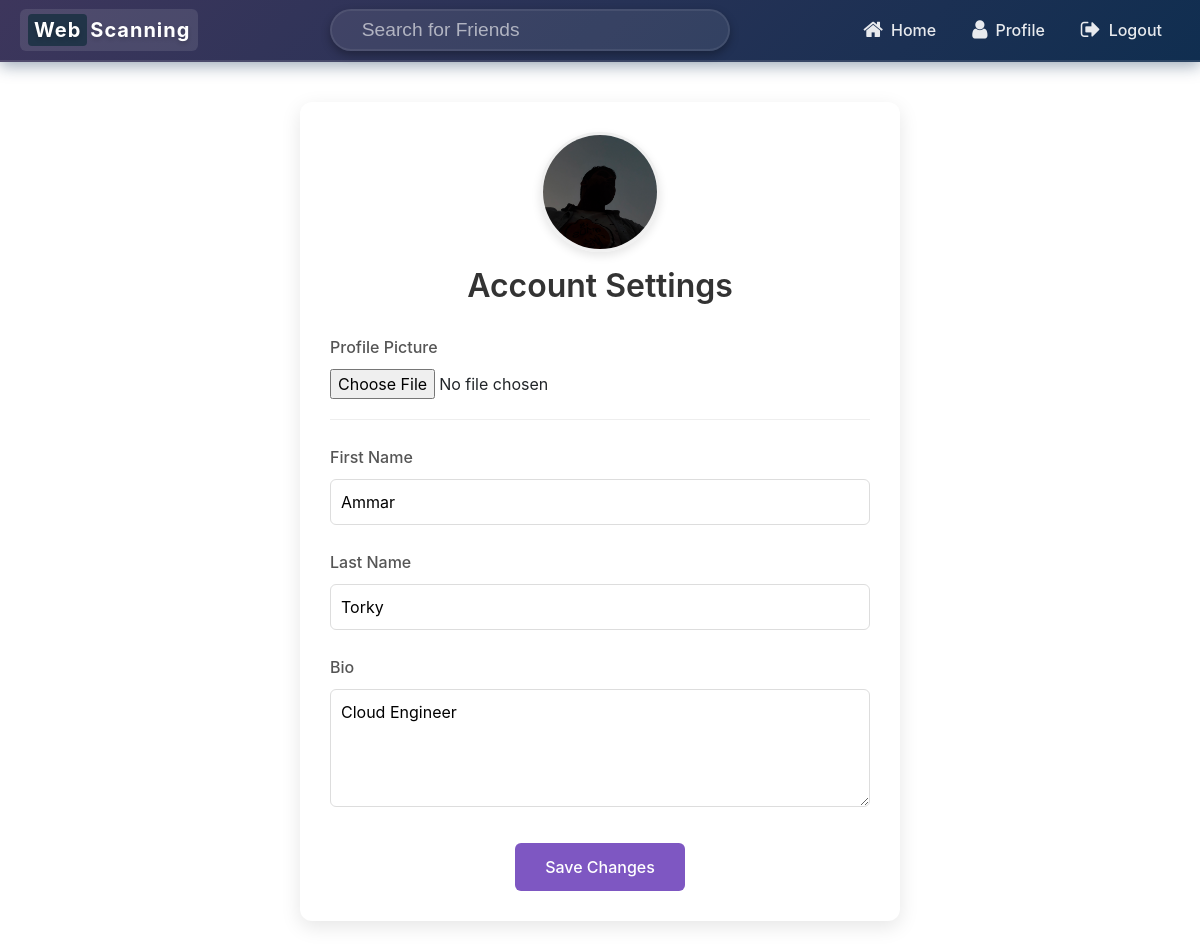
The app's page /settings/ (signed in), older data.
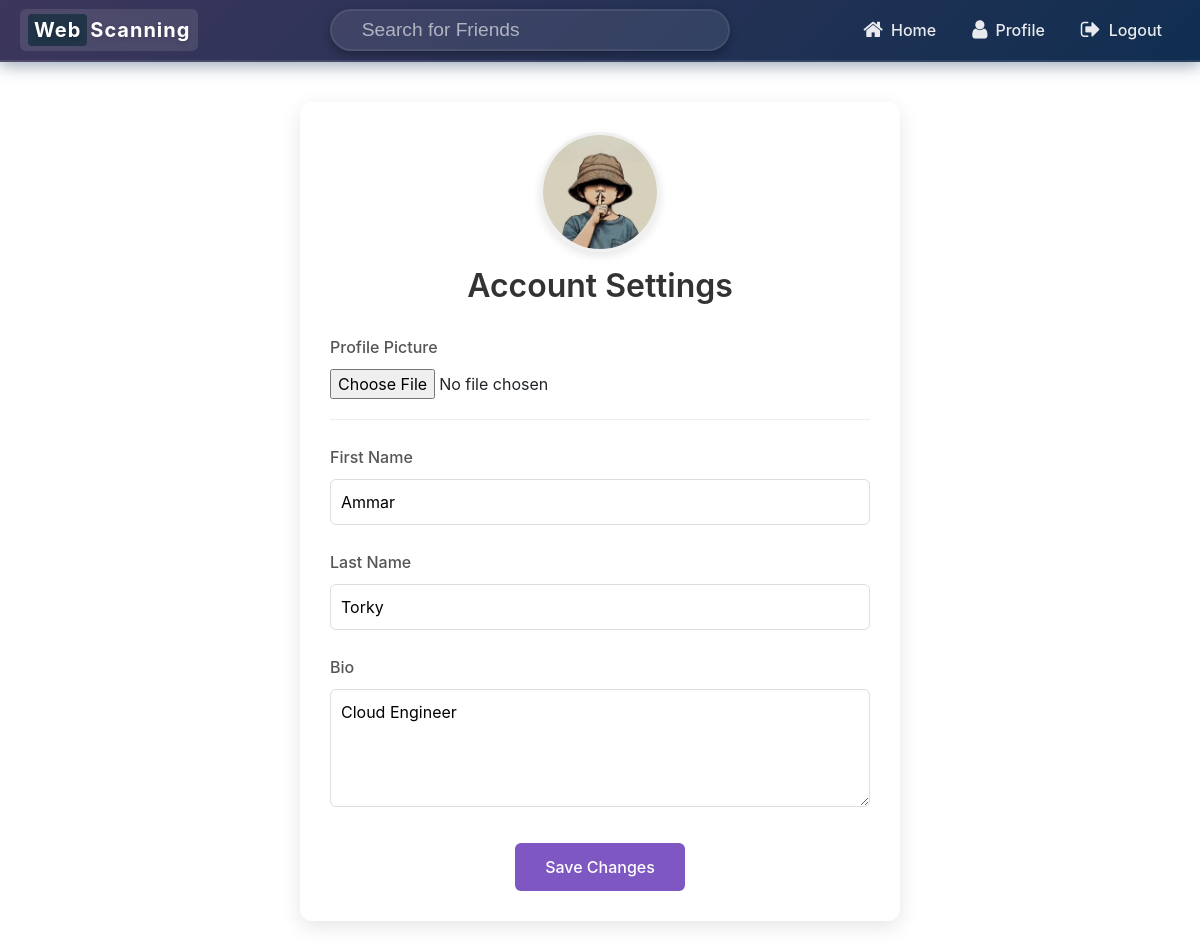
The same page, newer data.
### core/models.py (models this page shows, shortened)
class User(AbstractUser):
    profile_pic = models.ImageField(default='profile_pics/default.jpg',upload_to='profile_pics')
    bio = models.TextField(null = True ,max_length=500,blank=True,default='')

### core/views.py (the view)
# urls.py: path('settings/',AcoountSettingView.as_view(), name='accountsettings'),
@method_decorator(login_required(login_url='login_page'), name='dispatch')
class AcoountSettingView(UpdateView):
    model = User
    fields = ['first_name', 'last_name', 'profile_pic','bio' ]
    template_name = 'AccountSetting.html'
    success_url = '/profile'
    def get_object(self, queryset = None):
        return self.request.user

### Templates/AccountSetting.html (shortened to what this page needs)
{% extends 'base.html' %}
{% load crispy_forms_tags %}
{% block navbar %}
{% include 'navbar.html' %}
{% endblock navbar %}
{% block content %}
<div style="max-width: 600px; margin: 40px auto; padding: 30px; background-color: #ffffff; border-radius: 12px; box-shadow: 0 6px 20px rgba(0,0,0,0.1);">
    <div style="text-align: center; margin-bottom: 30px;">
        <div style="width: 120px; height: 120px; margin: 0 auto 15px; border-radius: 50%; overflow: hidden; box-shadow: 0 4px 10px rgba(0,0,0,0.1); border: 3px solid #f0f0f0;">
            <img id="profile-preview" src="{{ user.profile_pic.url }}" style="width: 100%; height: 100%; object-fit: cover;">
        </div>
        <h2 style="margin: 15px 0 5px; font-weight: 600; color: #333;">Account Settings</h2>
    </div>
    <form method="POST" action="" enctype="multipart/form-data">
        <div style="margin-bottom: 25px; padding-bottom: 20px; border-bottom: 1px solid #eee;">
            <label for="id_profile_pic" style="display: block; margin-bottom: 10px; font-weight: 500; color: #555;">Profile Picture</label>
            <input type="file" name="profile_pic" id="id_profile_pic" style="width: 100%;" accept="image/*" onchange="previewImage(this);">
        </div>
        <div style="margin-bottom: 25px;">
            <label for="id_first_name" style="display: block; margin-bottom: 10px; font-weight: 500; color: #555;">First Name</label>
            <input type="text" name="first_name" value="{{ user.first_name }}" id="id_first_name" style="width: 100%; padding: 10px; border: 1px solid #ddd; border-radius: 6px;">
        </div>
        <div style="margin-bottom: 25px;">
            <label for="id_last_name" style="display: block; margin-bottom: 10px; font-weight: 500; color: #555;">Last Name</label>
            <input type="text" name="last_name" value="{{ user.last_name }}" id="id_last_name" style="width: 100%; padding: 10px; border: 1px solid #ddd; border-radius: 6px;">
        </div>
        <div style="margin-bottom: 30px;">
            <label for="id_bio" style="display: block; margin-bottom: 10px; font-weight: 500; color: #555;">Bio</label>
            <textarea name="bio" id="id_bio" rows="4" maxlength="500" style="width: 100%; padding: 10px; border: 1px solid #ddd; border-radius: 6px;">{{ user.bio }}</textarea>
        </div>
        <div style="text-align: center;">
            <button type="submit" style="background-color: #7E57C2; color: white; border: none; padding: 12px 30px; border-radius: 6px; font-weight: 500; cursor: pointer;">
                Save Changes
            </button>
        </div>
    </form>
</div>
{% endblock content %}

Row changes from the older to the newer data that the page shows:
changed User "Ammar": profile_pic: a different picture
